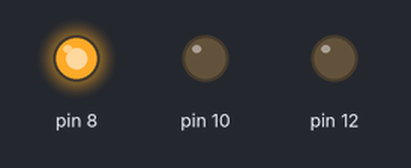
Simulated run of this sketch. Board: Arduino Uno, built with avr-gcc and run on an emulated ATmega328P. Shown: output pins drawn as LEDs (lit = HIGH).

Above: at 0.3 s.
At 1.1 s:
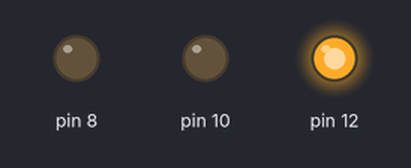
At 2.0 s:
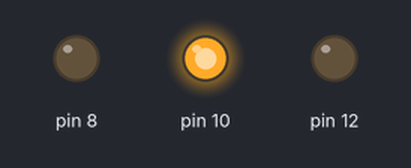
Timing chart, 0 to 3.0 s (numbered marks = the images above):
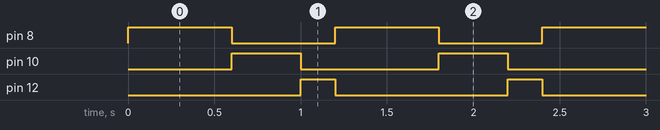

The sketch:

Led3lu.ino
```cpp
void setup()
{
 pinMode(8,OUTPUT);
 pinMode(10,OUTPUT);
 pinMode(12,OUTPUT);
}

void loop()
{
  digitalWrite(8,HIGH);
  delay(600);
  digitalWrite(8,LOW);

  digitalWrite(10,HIGH);
  delay(400);
  digitalWrite(10,LOW);

  digitalWrite(12,HIGH);
  delay(200);
  digitalWrite(12,LOW);

}
```

Measured:
- by itself, pin 8: alternates HIGH for 0.60 s and LOW for 0.60 s
- by itself, pin 10: alternates HIGH for 0.40 s and LOW for 0.80 s
- by itself, pin 12: alternates HIGH for 0.20 s and LOW for 1.0 s
